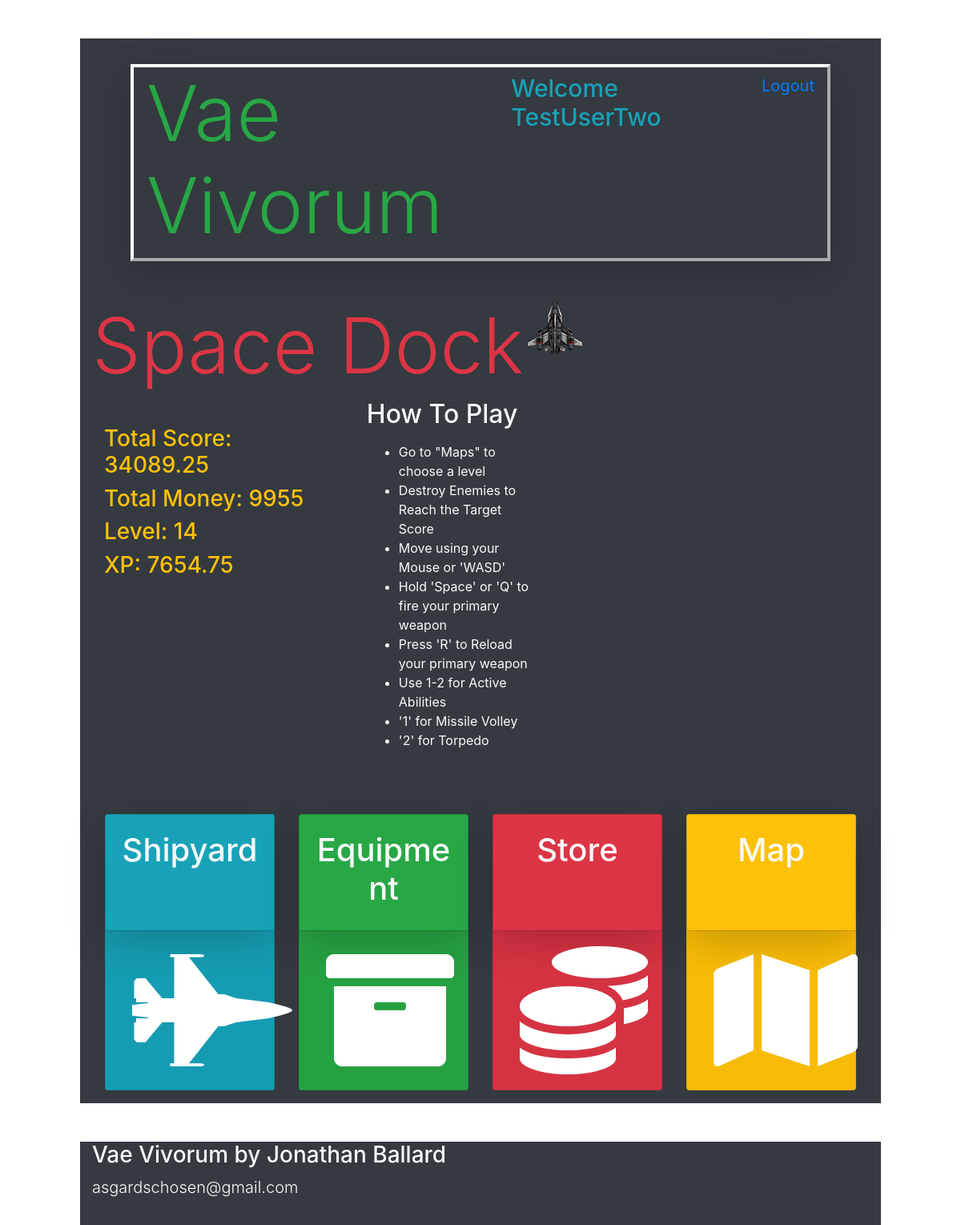
Screenshot of /dock (signed in) with the database file from the repository.
### models.py (models this page shows)
class Users(db.Model):
    __tablename__ = "Users"
    id = db.Column(db.Integer, primary_key=True)
    username = db.Column(db.String(255))
    email = db.Column(db.String(255))
    password = db.Column(db.String(255))
    created_at = db.Column(db.DateTime)
    updated_at = db.Column(db.DateTime)
    current_kills = db.Column(db.Integer, default=0)
    current_score = db.Column(db.Integer, default=0)
    current_money = db.Column(db.Integer, default=0)
    current_xp = db.Column(db.Integer, default=0)
    current_level = db.Column(db.Integer, default=0)
    active_ship = db.Column(db.Integer, default=0)
    abilityPointsEarned = db.Column(db.Integer, default=0)
    abilityPointsSpent = db.Column(db.Integer, default = 0)
    passive1 = db.Column(db.Integer, default=0)
    passive2 = db.Column(db.Integer, default=0)
    passive3 = db.Column(db.Integer, default=0)
    passive4 = db.Column(db.Integer, default=0)
    passive5 = db.Column(db.Integer, default=0)
    passive6 = db.Column(db.Integer, default=0)
    passive7 = db.Column(db.Integer, default=0)
    passive8 = db.Column(db.Integer, default=0)
    passive9 = db.Column(db.Integer, default=0)
    passive10 = db.Column(db.Integer, default=0)
    passive11 = db.Column(db.Integer, default=0)
    passive12 = db.Column(db.Integer, default=0)
    passive13 = db.Column(db.Integer, default=0)
    passive14 = db.Column(db.Integer, default=0)
    passive15 = db.Column(db.Integer, default=0)
    passive16 = db.Column(db.Integer, default=0)
    passive17 = db.Column(db.Integer, default=0)
    passive18 = db.Column(db.Integer, default=0)
    passive19 = db.Column(db.Integer, default=0)
    passive20 = db.Column(db.Integer, default=0)
    character_active_ability_id = db.Column(db.Integer, db.ForeignKey("Active_Abilities.id", ondelete="cascade"))
    passive_abilities_this_user_has = db.relationship('User_Character', backref="characters_that_have_this_passive")

### app.py (the view)
@app.route('/dock')
def dock():
    if 'id' in session:
        loggedInUser = Users.query.get(session['id'])
    else:
        return redirect('/')
    print('CURRENT SESSION USER: ', session['id'])
    return render_template("dock.html", thisUser = loggedInUser)

### templates/dock.html (shortened to what this page needs)
<!DOCTYPE html>
<html lang="en">
<head>
    <link rel="stylesheet" href="https://stackpath.bootstrapcdn.com/bootstrap/4.4.1/css/bootstrap.min.css">
    <link rel="stylesheet" href="https://cdnjs.cloudflare.com/ajax/libs/font-awesome/5.11.2/css/all.css" />
    <link rel="stylesheet" type="text/css" href="{{ url_for('static', filename='css/style.css') }}">
</head>
<body>
    <div class="container bg-dark mt-5 text-warning pt-3 col-xl-10">
        <div id="topbar" class="d-flex flex-row mb-5 mx-5 mt-3 vaeBorder shadow-lg">
            <h1 class="display-1 d-inline-flex text-success ml-3">Vae Vivorum</h1>
            <h4 class="ml-auto d-inline-flex mt-2 text-info welcomeText" >Welcome {{ thisUser.username }}</h4>
            <a class="ml-5 d-inline-flex mt-2 mr-3 logoutLink" href="/logout">Logout</a>
        </div>
        <div class="">
            <h1 class="d-inline-block display-1 text-center text-danger">Space Dock</h1>
            <img class="d-inline-block align-top" id="playershipDashboard" src="../static/img/ships/player.png" alt="spaceship">
        </div>
        <div class="container col-xl-4 bg-dark align-top d-inline-block">
            <hr>
            <h3>Total Score: {{ thisUser.current_score }}</h3>
            <h3>Total Money: {{ thisUser.current_money }}</h3>
            <h3>Level: {{ thisUser.current_level }}</h3>
            <h3>XP: {{ thisUser.current_xp }}</h3>
        </div>
        <div class="container bg-dark text-light d-inline-block col-xl-3 align-top">
            <h2>How To Play</h2>
            <ul class="d-inline-block mt-2">
                <li>Go to "Maps" to choose a level</li>
                <li>Destroy Enemies to Reach the Target Score</li>
                <li>Move using your Mouse or 'WASD'</li>
                <li>Hold 'Space' or 'Q' to fire your primary weapon</li>
                <li>Press 'R' to Reload your primary weapon</li>
                <li>Use 1-2 for Active Abilities</li>
                <li>'1' for Missile Volley</li>
                <li>'2' for Torpedo</li>
            </ul>
        </div>
        <div class="card-deck iconDiv mt-5 p-3">
            <div class="card iconCard bg-info">
                <div class="card-body shadow-lg">
                    <h1 class="card-title mb-2 text-light text-center">Shipyard</h1>
                </div>
                <div class="card-footer">
                    <a href="/ships"><div class="linkIcon"><i class="img-fluid btn fas fa-10x fa-fighter-jet"></i></div></a>
                </div>
            </div>
            <div class="card iconCard bg-success">
                <div class="card-body shadow-lg">
                    <h1 class="card-title mb-2 text-light text-center">Equipment</h1>
                </div>
                <div class="card-footer">
                    <a href="/equipment"><div class="linkIcon"><i class="img-fluid btn fas fa-10x fa-archive"></i></div></a>
                </div>
            </div>
            <div class="card iconCard bg-danger">
                <div class="card-body shadow-lg">
                    <h1 class="card-title mb-2 text-light text-center">Store</h1>
                </div>
                <div class="card-footer">
                    <a href="/store"><div class="linkIcon"><i class="img-fluid btn fas fa-10x fa-coins"></i></div></a>
                </div>
            </div>
            <div class="card iconCard bg-warning">
                <div class="card-body shadow-lg">
                    <h1 class="card-title mb-2 text-light text-center">Map</h1>
                </div>
                <div class="card-footer">
                    <a href="/map"><div class="linkIcon"><i class="img-fluid btn fas fa-10x fa-map"></i></div></a>
                </div>
            </div>
        </div>
    </div>
    <div id="bottombar" class="container bg-dark col-xl-10 mt-5 pb-3 text-light">
        <h3>Vae Vivorum by Jonathan Ballard</h3>
        <p class="lead">asgardschosen@gmail.com</p>
    </div>
</body>
</html>

### static/css/style.css (style rules this page uses)
#playershipDashboard { width: 70px; height: 69px; }
.linkIcon { display: block; text-align: center; }
.fas { color: white; }
.vaeBorder { border: 4px outset white; }
.logoutLink { font-size: 20px; }
.welcomeText { font-size: 30px; }

### rows the page displays
Users: username "TestUserTwo", current_score "34089.25", current_money "9955", current_level "14", current_xp "7654.75"
